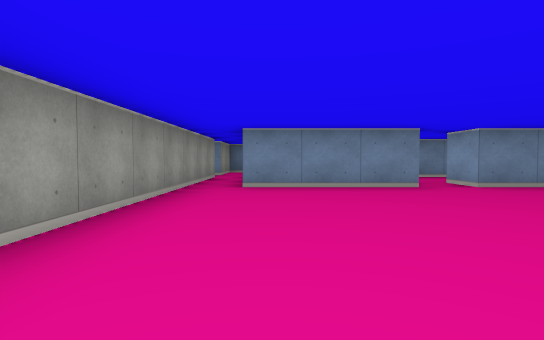
[1] (above)

17 first-person views from a walk through a cub3D maze. The camera is about half as high as the walls, tilts 2° down and sees 80° across. The floor is counted in squares. Each view is taken from the middle of a square. On the plan, view 1 faces up. The plan holds only what a view shows up to about 9 squares ahead; the rest is blank.

[2]
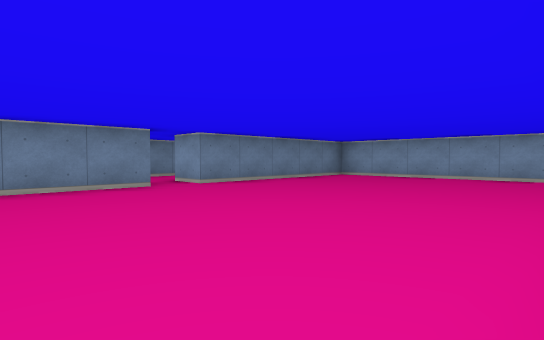

[3]
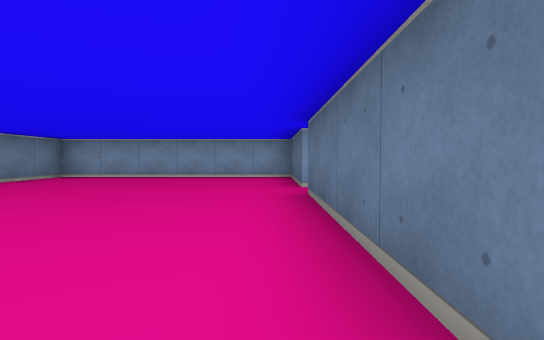

[4]
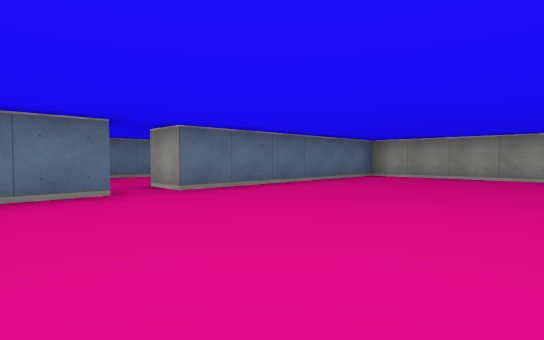

[5]
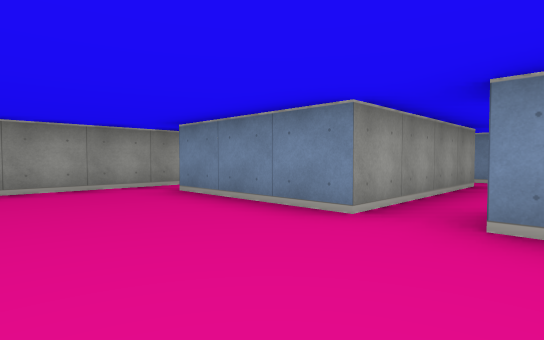

[6]
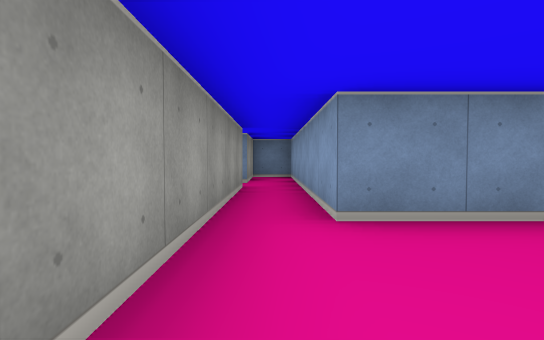

[7]
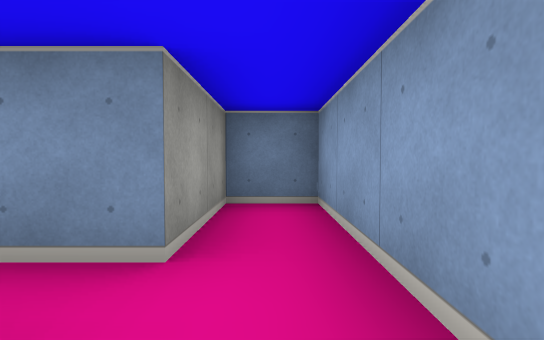

[8]
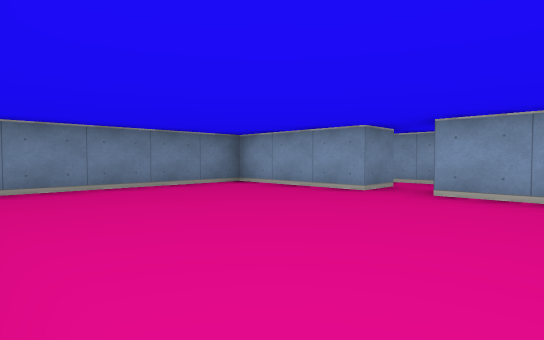

[9]
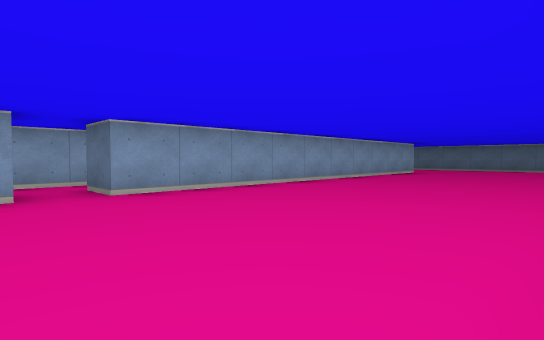

[10]
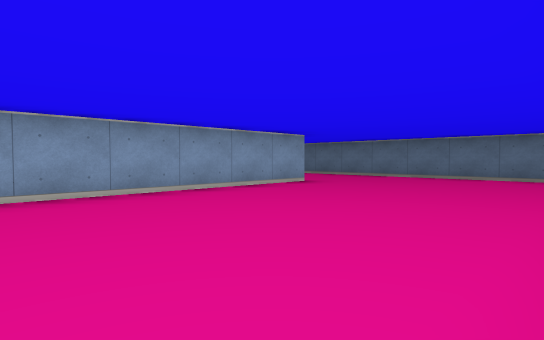

[11]
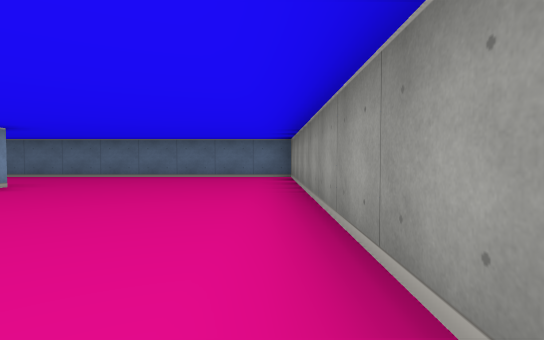

[12]
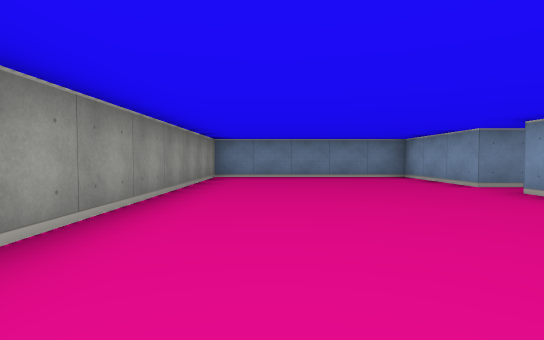

[13]
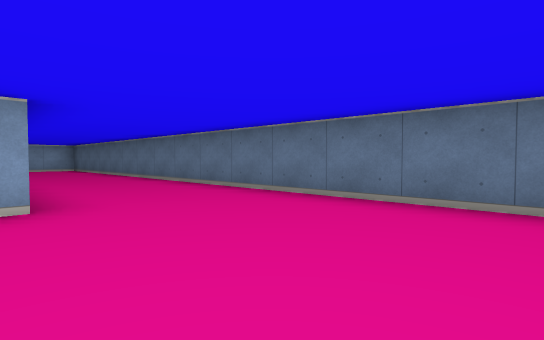

[14]
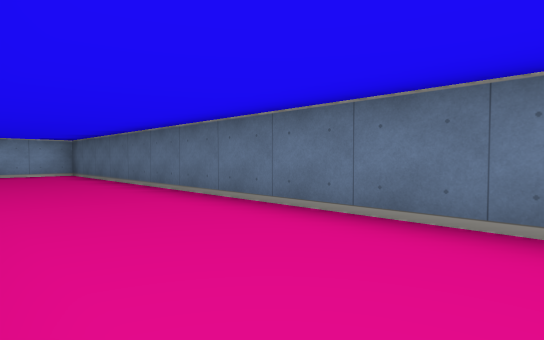

[15]
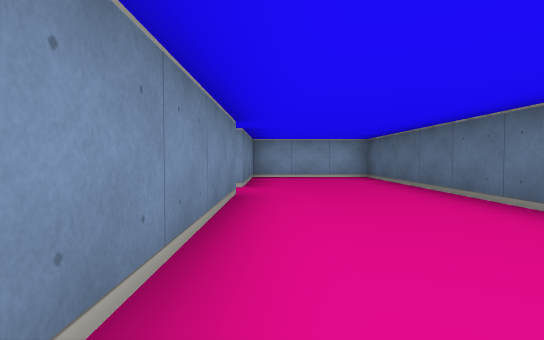

[16]
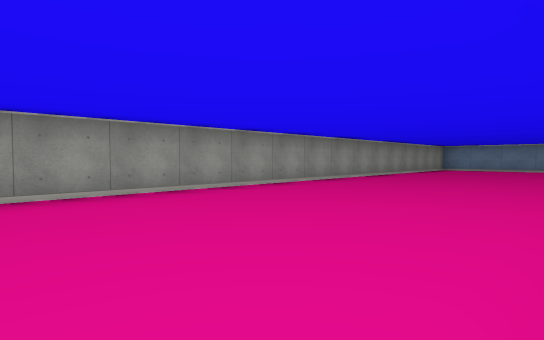

[17]
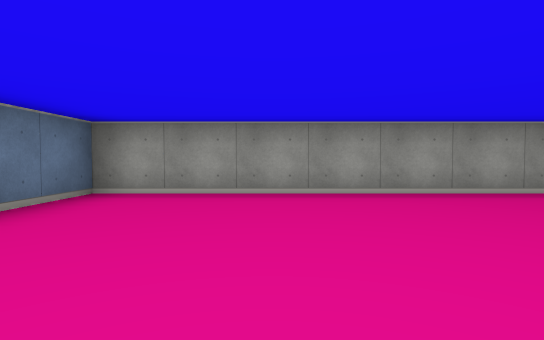

### Floor plan
Ten units are one square. View 1 is at (0, 0); x grows to the right and y downward. Boxes are objects, and circles mark ways between rooms. Rooms are numbered by the first view taken in them; rooms with no view inside come last. Other rooms are left out.
<svg viewBox="-80 -130 170 180">
<path fill="none" stroke="#000" d="M25 -65 25 -55 -5 -55 -5 -115 -15 -115 -15 -95 -25 -95M55 15 55 5 85 5 85 -55 35 -55 35 -65M-12 5 45 5 45 15M-25 -85 -15 -85 -15 2M-25 16 -25 -85M-25 -95 -25 -125 -75 -125 -75 45 85 45 85 15 55 15M45 15 5 15"/>
<circle cx="-20" cy="-90" r="3" fill="#2a7"/>
<circle cx="50" cy="10" r="3" fill="#2a7"/>
<text x="30" y="-30">1</text>
<text x="-30" y="-20">2</text>
</svg>
Room 1 opens to room 2.

Where each view was taken, in squares from view 1:
view 1: 0 up, 0 right, facing up
view 2: 0 up, 0 right, facing up-right
view 3: 0 up, 0 right, facing right
view 4: 4 up, 7 right, facing down-left
view 5: 3 up, 4 right, facing up-left
view 6: 3 up, 1 left, facing up
view 7: 8 up, 1 left, facing up
view 8: 7 up, 7 left, facing up-right
view 9: 10 up, 7 left, facing down-right
view 10: 4 up, 7 left, facing down-right
view 11: 4 up, 7 left, facing down
view 12: 4 up, 6 left, facing up
view 13: 1 down, 6 left, facing down-right
view 14: 2 down, 2 left, facing down-right
view 15: 2 down, 0 right, facing right
view 16: 2 down, 3 left, facing up-left
view 17: 2 down, 3 left, facing left
